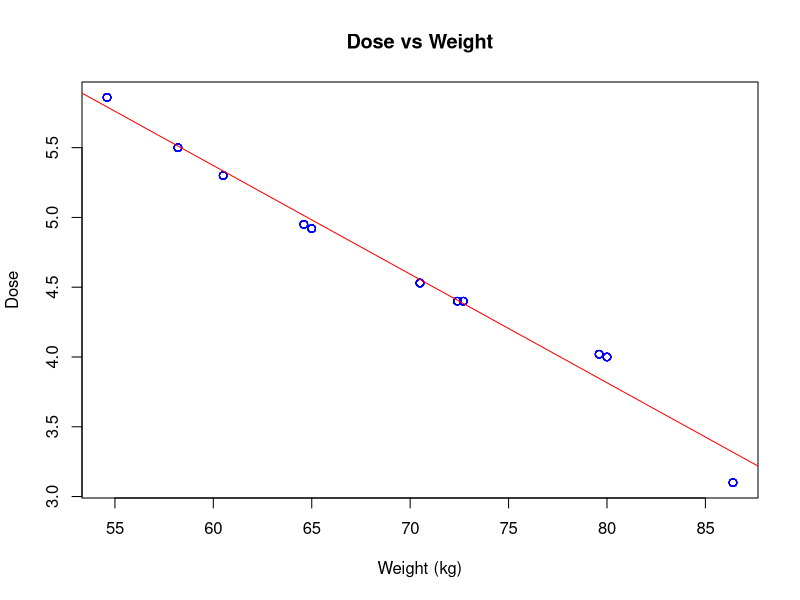

Source code (R):
# ============================================================
# LAB 10: Linear Regression & KNN
# ============================================================


# ------------------------------------------------------------
# ACTIVITY 1: Linear Regression using Theoph dataset
# ------------------------------------------------------------

# Load dataset
data(Theoph)

# Preview data
head(Theoph)


# ------------------------------------------------------------
# Create Linear Regression Model
# Predict Dose based on Weight
# ------------------------------------------------------------
model <- lm(Dose ~ Wt, data = Theoph)

# Display model
print(model)

# Summary of model
summary(model)


# ------------------------------------------------------------
# Visualize Linear Regression
# ------------------------------------------------------------
plot(Theoph$Wt, Theoph$Dose,
     col = "blue",
     main = "Dose vs Weight",
     xlab = "Weight (kg)",
     ylab = "Dose")

abline(model, col = "red")


# ------------------------------------------------------------
# Predict Dose for new weights
# ------------------------------------------------------------
new_weight <- data.frame(Wt = c(90, 95, 100))

prediction <- predict(model, new_weight)

print(prediction)
